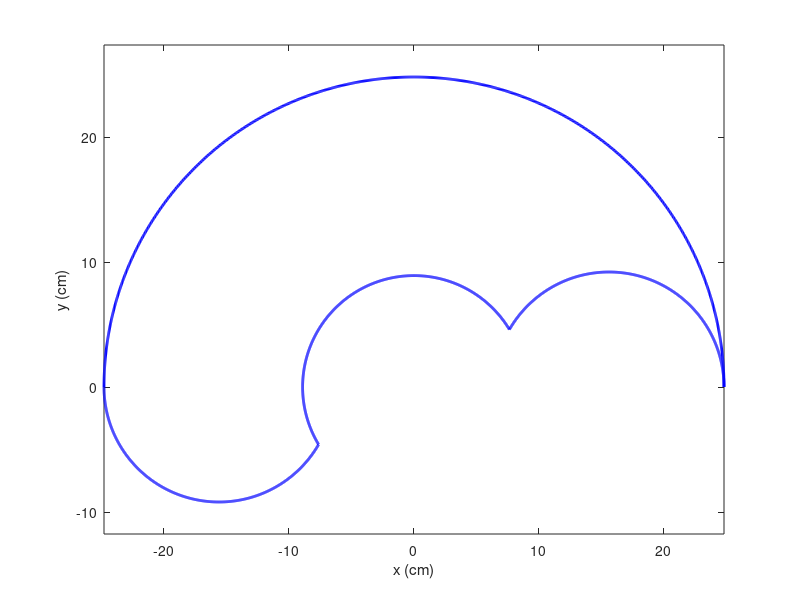

Reproduce this figure in MATLAB.
% This code can plot the workspace of a 2R planar robot 
% this code is written by Madi Babaiasl

% number of samples
N = 1000;

% link lengths
l1 = 15.6;
l2 = 9.2;

% joint angle limitations

theta1_min = 0;
theta1_max = 180;

theta2_min = 0;
theta2_max = 150;


% limitations on theta1
theta1_start_end = [theta1_min,theta1_max];
% change the angle to Radians
theta1_start_end = theta1_start_end*pi/180;

% limitations on theta2
theta2_start_end =[theta2_min,theta2_max];
% change the angle to Radians
theta2_start_end = theta2_start_end*pi/180;


% joint angles 
theta1 = linspace(theta1_min,theta1_max,N);
% change the angle to Radians
theta1 = theta1*pi/180;

theta2 = linspace(theta2_min,theta2_max,N);
% change the angle to Radians
theta2 = theta2*pi/180;

%intialization of the x and y
x = zeros(2*length(theta1_start_end),length(theta2));
y = zeros(2*length(theta1_start_end),length(theta2));

% x and y are calculated using kinematics
for i = 1:2
    for j = 1:length(theta1)
        x(i,j) = l1*cos(theta1(j)) + l2*cos(theta1(j) + theta2_start_end(i));
        y(i,j) = l1*sin(theta1(j)) + l2*sin(theta1(j) + theta2_start_end(i));
    end
    
    for k = 1:length(theta1)
         x(i+2,k) = l1*cos(theta1_start_end(i)) + l2*cos(theta1_start_end(i) + theta2(k));
         y(i+2,k) = l1*sin(theta1_start_end(i)) + l2*sin(theta1_start_end(i) + theta2(k));
    end
end

x = x';
y = y';


%plotting

plot(x(:,1),y(:,1),'b','LineWidth',2)
hold on
plot(x(:,2),y(:,2),'b','LineWidth',2)
plot(x(:,3),y(:,3),'b','LineWidth',2)
plot(x(:,4),y(:,4),'b','LineWidth',2)

xlabel('x (cm)')
ylabel('y (cm)')

axis equal